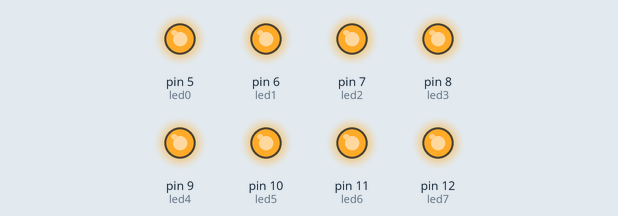
A sketch run on a simulated Arduino Uno, built with avr-gcc and run on an emulated ATmega328P. Shown: output pins drawn as LEDs (lit = HIGH).

Above: at 0.2 s.
At 1.7 s:
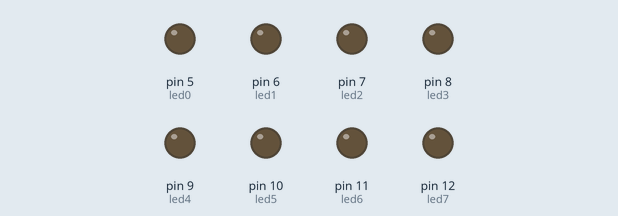
Timing chart, 0 to 3.0 s (numbered marks = the images above):
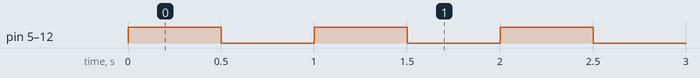

Measured:
- by itself, pin 5 (led0), pin 6 (led1), pin 7 (led2), pin 8 (led3), pin 9 (led4), pin 10 (led5), pin 11 (led6), pin 12 (led7): alternates HIGH for 0.50 s and LOW for 0.50 s

The sketch:

array-8leds_programa1.ino
```cpp
/**********************************************************************************
 montaje de 8 leds que se encienden y se apagan simultaneamente
**********************************************************************************/

const int led0 = 5;          // dar nombre al pin 5 de l’Arduino
const int led1 = 6;          // dar nombre al pin 6 de l’Arduino
const int led2 = 7;          // dar nombre al pin 7 de l’Arduino
const int led3 = 8;          // dar nombre al pin 8 de l’Arduino
const int led4 = 9;          // dar nombre al pin 9 de l’Arduino
const int led5 = 10;         // dar nombre al pin 10 de l’Arduino
const int led6 = 11;         // dar nombre al pin 11 de l’Arduino
const int led7 = 12;         // dar nombre al pin 12 de l’Arduino


void setup()
{
  Serial.begin(9600); //Activa el puerto serie y fija la velocidad en 9600 bps

  pinMode(led0, OUTPUT);     // definir el pin 5 como una salida
  pinMode(led1, OUTPUT);     // definir el pin 6 como una salida
  pinMode(led2, OUTPUT);     // definir el pin 7 como una salida
  pinMode(led3, OUTPUT);     // definir el pin 8 como una salida
  pinMode(led4, OUTPUT);     // definir el pin 9 como una salida
  pinMode(led5, OUTPUT);     // definir el pin 10 como una salida
  pinMode(led6, OUTPUT);     // definir el pin 11 como una salida
  pinMode(led7, OUTPUT);     // definir el pin 12 como una salida
}

void loop()
{
  digitalWrite(led0, HIGH);    // poner a 5V el pin 5
  digitalWrite(led1, HIGH);    // poner a 5V el pin 6
  digitalWrite(led2, HIGH);    // poner a 5V el pin 7
  digitalWrite(led3, HIGH);    // poner a 5V el pin 8
  digitalWrite(led4, HIGH);    // poner a 5V el pin 9
  digitalWrite(led5, HIGH);    // poner a 5V el pin 10
  digitalWrite(led6, HIGH);    // poner a 5V el pin 11
  digitalWrite(led7, HIGH);    // poner a 5V el pin 12
  delay(500);                  // milisegundos que los leds se quedan encendidos

  digitalWrite(led0, LOW);     // poner a 0V el pin 5
  digitalWrite(led1, LOW);     // poner a 0V el pin 6
  digitalWrite(led2, LOW);     // poner a 0V el pin 7
  digitalWrite(led3, LOW);     // poner a 0V el pin 8
  digitalWrite(led4, LOW);     // poner a 0V el pin 9
  digitalWrite(led5, LOW);     // poner a 0V el pin 10
  digitalWrite(led6, LOW);     // poner a 0V el pin 11
  digitalWrite(led7, LOW);     // poner a 0V el pin 12
  delay(500);                  // milisegundos que los leds se quedan apagados
}
```
